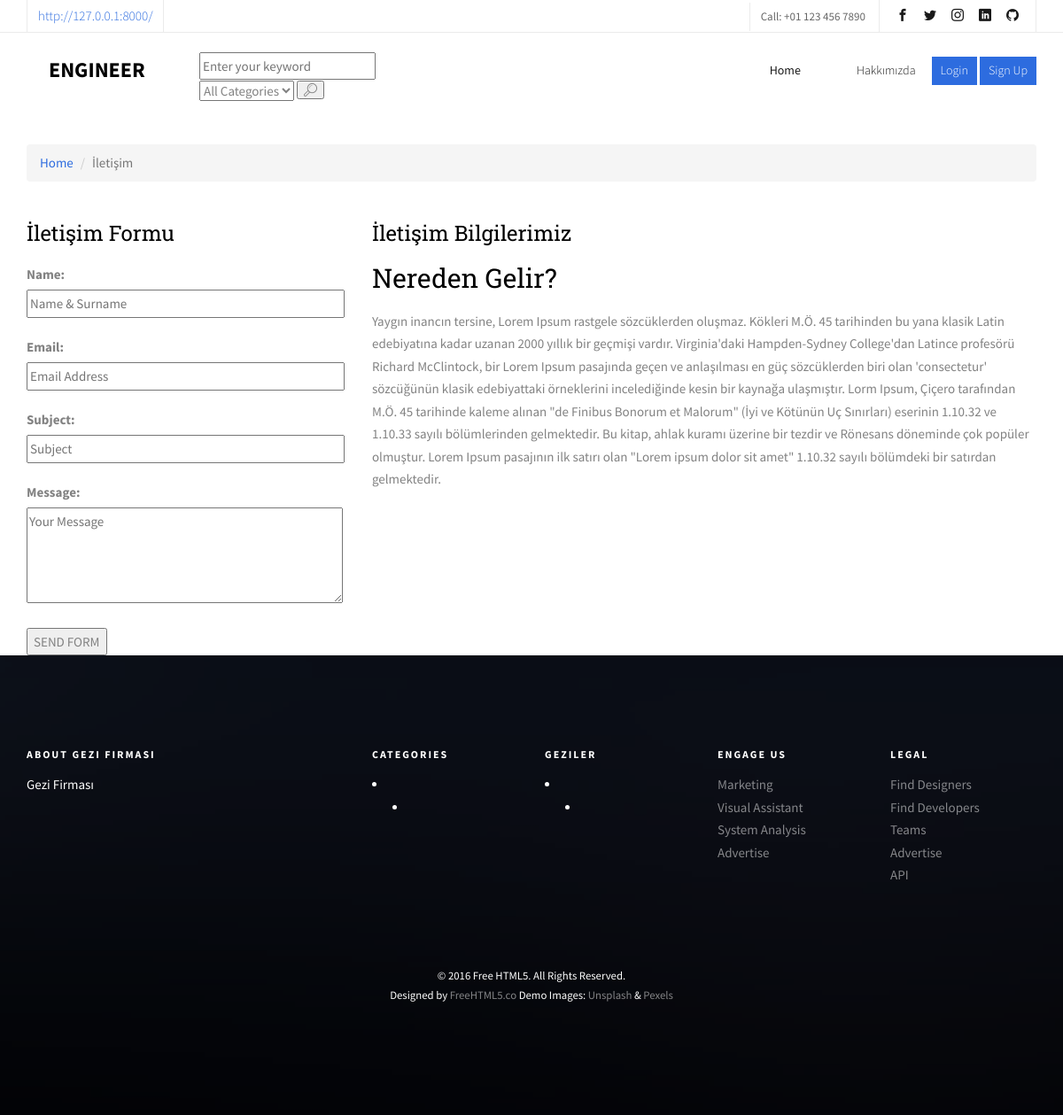
The page /iletisim/ on the database its author committed.
### home/models.py (models this page shows, shortened)
class Settings(models.Model):
    STATUS = (
        ('True', 'Evet'),
        ('False', 'Hayır'),
    )
    title = models.CharField(max_length=150)
    keywords = models.CharField(max_length=255)
    description = models.CharField(max_length=255)
    company = models.CharField(max_length=50)
    address = models.CharField(blank=True, max_length=150)
    phone = models.CharField(blank=True, max_length=15)
    fax = models.CharField(blank=True, max_length=15)
    email = models.CharField(blank=True, max_length=50)
    smtp_server = models.CharField(blank=True, max_length=20)
    smtp_email = models.CharField(blank=True, max_length=20)
    smtp_password = models.CharField(blank=True, max_length=20)
    smtp_port = models.CharField(blank=True, max_length=20)
    icon = models.ImageField(blank=True, upload_to='images/')
    facebook = models.CharField(max_length=50)
    instagram = models.CharField(max_length=50)
    twitter = models.CharField(max_length=50)
    about_us = RichTextUploadingField(blank=True)
    contact = RichTextUploadingField(blank=True)
    references = RichTextUploadingField(blank=True)
    status = models.CharField(max_length=10, choices=STATUS)
    create_at = models.DateTimeField(auto_now_add=True)
    update_at = models.DateTimeField(auto_now=True)

### home/views.py (the view, shortened to what this page needs)
# urls.py: path('iletisim/', views.iletisim, name='iletisim'),
def iletisim(request):
    settings = Settings.objects.get(pk=1)
    form = ContactFormu()
    context = {'settings': settings,
               'form': form}
    return render(request, 'iletisim.html', context)

### home/models.py
class ContactFormu(ModelForm):
    class Meta:
        model = ContactFormMessage
        fields = ['name', 'email', 'subject', 'message']
        widgets = {
            'name': TextInput(attrs={'size': '40', 'class': 'input', 'placeholder': 'Name & Surname'}),
            'subject': TextInput(attrs={'size': '40', 'class': 'input', 'placeholder': 'Subject'}),
            'email': TextInput(attrs={'size': '40', 'class': 'input', 'placeholder': 'Email Address'}),
            'message': Textarea(attrs={'cols': 42, 'rows': 4, 'class': 'input', 'placeholder': 'Your Message'}),
        }

### home/context_processors.py (called while the page is built)
def category(request):
    return {
        'category': Category.objects.all(),
        'settings': Settings.objects.get(pk=1),
        'content': Content.objects.all()
    }

### home/templates/iletisim.html (shortened to what this page needs)
{% extends "homebase.html" %}
{% block content %}
    <div id="breadcrumb">
        <div class="container">
            <ul class="breadcrumb">
                <li><a href="/">Home</a></li>
                <li class="active">İletişim</li>
            </ul>
        </div>
    </div>&emsp;
    <div class="section">
        <div class="container">
            <div class="row">
                <div class="col-md-4">
                    <div class="contact-details">
                        <div class="section-details">
                            <h3 class="title">İletişim Formu</h3>
                        </div>
                        <form action="" method="post">
                            {{ form.as_p }}
                            <input type="submit" value="SEND FORM">
                        </form>
                    </div>
                </div>
                <div class="col-md-8">
                    <div class="section-title">
                        <h3 class="title">İletişim Bilgilerimiz</h3>
                    </div>
                        {{ settings.contact|safe }}
                </div>
            </div>
        </div>
    </div>
{% endblock %}

### home/templates/footer.html (shortened to what this page needs)
{% load static %}
	<footer id="fh5co-footer" role="contentinfo" style="background-image: url(static/images/img_bg_4.jpg);">
		<div class="overlay"></div>
		<div class="container">
			<div class="row row-pb-md">
				<div class="col-md-3 fh5co-widget">
					<h3>About {{ settings.company }}</h3>
					<p>{{ settings.description }}</p>
				</div>
				<div class="col-md-2 col-sm-4 col-xs-6 col-md-push-1 fh5co-widget">
					<h3>Categories</h3>
                        {% load mptt_tags %}
                        {% recursetree category %}
                             <li>
                                {% if not node.is_leaf_node %}
                                    <ul>
                                        <li><a href="#">{{  children }}</a></li>
                                    </ul>
                                {% endif %}
                            </li>
                        {% endrecursetree %}
				</div>
				<div class="col-md-2 col-sm-4 col-xs-6 col-md-push-1 fh5co-widget">
					<h3>Geziler</h3>
                {% load mptt_tags %}
                        {% recursetree category %}
                             <li>
                                {% if not node.is_leaf_node %}
                                    <ul>
                                        <li><a href="#">{{  children }}</a></li>
                                    </ul>
                                {% endif %}
                            </li>
                        {% endrecursetree %}
				</div>
				<div class="col-md-2 col-sm-4 col-xs-6 col-md-push-1 fh5co-widget">
					<h3>Engage us</h3>
					<ul class="fh5co-footer-links">
						<li><a href="#">Marketing</a></li>
						<li><a href="#">Visual Assistant</a></li>
						<li><a href="#">System Analysis</a></li>
						<li><a href="#">Advertise</a></li>
					</ul>
				</div>
				<div class="col-md-2 col-sm-4 col-xs-6 col-md-push-1 fh5co-widget">
					<h3>Legal</h3>
					<ul class="fh5co-footer-links">
						<li><a href="#">Find Designers</a></li>
						<li><a href="#">Find Developers</a></li>
						<li><a href="#">Teams</a></li>
						<li><a href="#">Advertise</a></li>
						<li><a href="#">API</a></li>
					</ul>
				</div>
			</div>
			<div class="row copyright">
				<div class="col-md-12 text-center">
					<p>
						<small class="block">&copy; 2016 Free HTML5. All Rights Reserved.</small>
						<small class="block">Designed by <a href="http://freehtml5.co/" target="_blank">FreeHTML5.co</a> Demo Images: <a href="http://unsplash.co/" target="_blank">Unsplash</a> &amp; <a href="https://www.pexels.com/" target="_blank">Pexels</a></small>
					</p>
				</div>
			</div>
		</div>
	</footer>
	</div>

### home/static/css/style.css (style rules this page uses)
body { font-family: "Source Sans Pro", Arial, sans-serif; font-weight: 400; font-size: 15px; line-height: 1.7; color: #828282; background: #fff; }
a { color: #2D6CDF; -webkit-transition: 0.5s; -o-transition: 0.5s; transition: 0.5s; }
p { margin-bottom: 20px; }
h1, h2, h3, h4, h5, h6, figure { color: #000; font-family: "Roboto Slab", serif; font-weight: 400; margin: 0 0 20px 0; }
#fh5co-course-categories, #fh5co-counter, #fh5co-course, #fh5co-register, #fh5co-pricing, #fh5co-testimonial, #fh5co-blog, #fh5co-about, #fh5co-staff, #fh5co-contact, #fh5co-footer { padding: 7em 0; clear: both; }
#fh5co-footer { background: #efefef; background-size: cover; background-position: center center; background-repeat: no-repeat; position: relative; color: #fff !important; }
#fh5co-footer .overlay { position: absolute; top: 0; left: 0; right: 0; bottom: 0; background: rgba(0, 0, 0, 0.85); -webkit-transition: 0.5s; -o-transition: 0.5s; transition: 0.5s; }
#fh5co-footer .fh5co-footer-links { padding: 0; margin: 0; }
#fh5co-footer .fh5co-footer-links li { padding: 0; margin: 0; list-style: none; }
#fh5co-footer .fh5co-footer-links li a { color: rgba(255, 255, 255, 0.5); text-decoration: none; }
#fh5co-footer .fh5co-widget { margin-bottom: 30px; }
#fh5co-footer .fh5co-widget h3 { margin-bottom: 15px; font-weight: bold; font-size: 12px; letter-spacing: 2px; text-transform: uppercase; font-family: "Source Sans Pro", Arial, sans-serif; color: #fff; }
#fh5co-footer .copyright .block { display: block; }
#fh5co-footer .copyright .block a { color: rgba(255, 255, 255, 0.5); }
.row-pb-md { padding-bottom: 4em !important; }

### rows shown on the page
Settings: contact "Nereden Gelir? Yaygın inancın tersine, Lorem Ipsum rastgele sözcüklerden oluşmaz. Kökleri M.Ö. 45 tarihinden bu yana klasik Latin edebiyatına kadar uzanan 2000 yıllık bir geçmişi vardır. Virginia'daki Hampden-Sydney College'dan Latince profesörü Richard McClintock, bir Lorem Ipsum pasajında geçen ve anlaşılması en güç sözcüklerden biri olan 'consectetur' sözcüğünün klasik edebiyattaki örneklerini incelediğinde kesin bir kaynağa ulaşmıştır. Lorm Ipsum, Çiçero tarafından M.Ö. 45 tarihinde kaleme alınan \"de Finibus Bonorum et Malorum\" (İyi ve Kötünün Uç Sınırları) eserinin 1.10.32 ve 1.10.33 sayılı bölümlerinden gelmektedir. Bu kitap, ahlak kuramı üzerine bir tezdir ve Rönesans döneminde çok…", company "GEZI FIRMASI", description "Gezi Firması"
